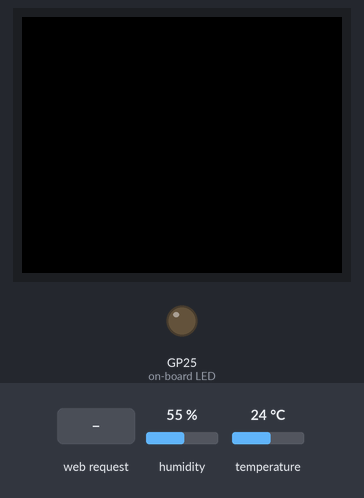
The program below on a simulated Raspberry Pi Pico running MicroPython. Parts: 160×128 colour display, output pins drawn as LEDs (lit = HIGH). The test bench sets the inputs (shaded band); at power-on: humidity 55 %, temperature 24 °C. WiFi joins after 1.5 s; what the program prints to the serial console is not drawn.

Above: at 4.4 s.
4.5 s: HTTP request GET /lighton? received
At 5.4 s:
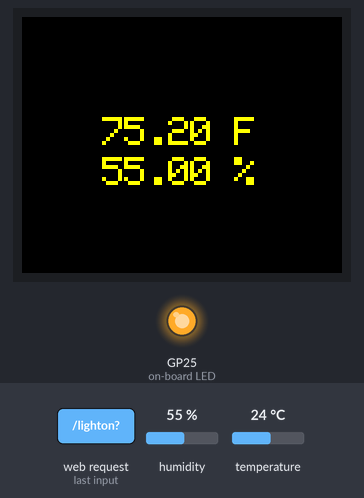
6.4 s: HTTP request GET /lightoff? received
At 8.0 s:
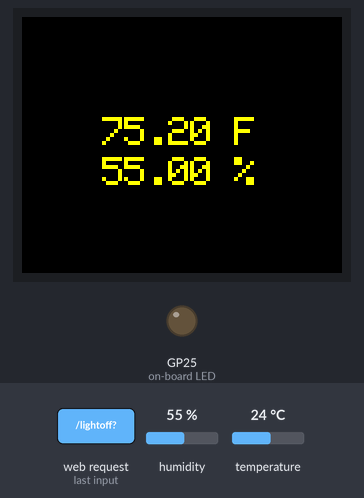
8.3 s: HTTP request GET / received
At 8.55 s:
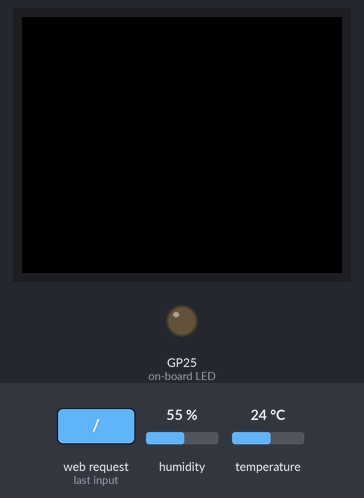
Timing chart, 0 to 11.3 s (numbered marks = the images above; inputs shaded):
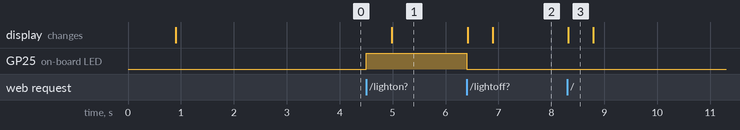

Measured:
- after the input at 4.5 s, GP25 (on-board LED): LOW → HIGH at once; the display: changes after 0.49 s (image 1)
- after the input at 6.4 s, GP25 (on-board LED): HIGH → LOW at once; the display: first changes at once (image 2 shows a later state)
- after the input at 8.3 s, the display: changes at once (image 3)
- what the display in image 3 shows lasts 0.5 s, from 8.3 s to 8.8 s

The program:

web_server.py
```python
import network
import socket
from time import sleep
from picozero import pico_led
import machine
import dht
from ST7735 import TFT
from sysfont import sysfont

ssid = 'SSID_HERE'
password = 'PASSWORD_HERE'

sensor = dht.DHT22(machine.Pin(16))

spi = machine.SPI(1, baudrate=1000000, polarity=0, phase=0, sck=machine.Pin(10), mosi=machine.Pin(11))
tft = TFT(spi, 12, 13, 14)

def connect():
    wlan = network.WLAN(network.STA_IF)
    wlan.active(True)
    wlan.connect(ssid, password)
    while wlan.isconnected() == False:
        print(wlan.status)
        print('Waiting for connection')
        sleep(1)

    print(wlan.ifconfig())
    ip = wlan.ifconfig()[0]
    print(f'Connected on {ip}')
    return ip

def open_socket(ip):
    address = (ip, 80)
    connection = socket.socket()
    connection.bind(address)
    connection.listen(1)
    print(connection)
    return connection

def get_reading():
    sensor.measure()
    temp = sensor.temperature()
    temp_f = temp * (9/5) + 32.0
    humidity = sensor.humidity()
    formatted_temp = f"{temp_f:.2f} F"
    formatted_humidity = f"{humidity:.2f} %"
    return (formatted_temp, formatted_humidity)

def setup_screen():
    tft.initr()
    tft.rgb(True)
    tft.rotation(1)
    tft.fill(TFT.BLACK)

def update_screen(temperature, humidity):
    tft.fill(TFT.BLACK)
    tft.text((40, 50), temperature, TFT.YELLOW, sysfont, 2, nowrap=True)
    tft.text((40, 70), humidity, TFT.YELLOW, sysfont, 2, nowrap=True)

def webpage(temperature, humidity, led_state):
    with open('template.html', 'r') as file:
        template = file.read()

    html = template.format(
        temperature = temperature,
        humidity = humidity,
        led_state = led_state
    )

    return html

def serve_file(client, file_name, content_type):
    with open(file_name, 'rb') as file:
        content = file.read()

    headers = f"HTTP/1.1 200 OK\r\nContent-Type: {content_type}\r\n\r\n"
    client.send(headers.encode())
    client.sendall(content)

def serve_page(client, led_state):
    (temperature, humidity) = get_reading()
    update_screen(temperature, humidity)
    html = webpage(temperature, humidity, led_state)
    client.send(html)

def serve(connection):
    led_state = 'OFF'
    pico_led.off()

    while True:
        client = connection.accept()[0]
        request = client.recv(1024)
        request = str(request)

        try:
            request = request.split()[1]
        except IndexError:
            pass

        print(request)

        if request.endswith('.js'):
            serve_file(client, request[1:], 'application/javascript')
        else:
            if request == '/lighton?':
                pico_led.on()
                led_state = 'ON'
            elif request == '/lightoff?':
                pico_led.off()
                led_state = 'OFF'

            serve_page(client, led_state)

        client.close()

try:
    setup_screen()
    ip = connect()
    connection = open_socket(ip)
    serve(connection)
except KeyboardInterrupt:
    machine.reset()
```
